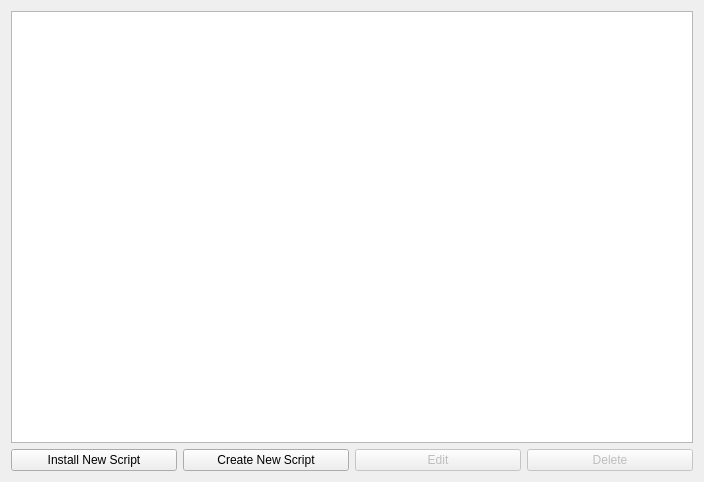
<?xml version="1.0" encoding="UTF-8"?>
<ui version="4.0">
 <class>UserScriptWidget</class>
 <widget class="QWidget" name="UserScriptWidget">
  <property name="geometry">
   <rect>
    <x>0</x>
    <y>0</y>
    <width>704</width>
    <height>482</height>
   </rect>
  </property>
  <property name="windowTitle">
   <string>Manage User Scripts</string>
  </property>
  <layout class="QVBoxLayout" name="verticalLayout">
   <item>
    <widget class="CheckableTableView" name="tableViewScripts">
     <property name="sizeAdjustPolicy">
      <enum>QAbstractScrollArea::AdjustIgnored</enum>
     </property>
     <property name="editTriggers">
      <set>QAbstractItemView::AnyKeyPressed|QAbstractItemView::DoubleClicked|QAbstractItemView::EditKeyPressed</set>
     </property>
     <property name="alternatingRowColors">
      <bool>true</bool>
     </property>
     <property name="selectionMode">
      <enum>QAbstractItemView::ExtendedSelection</enum>
     </property>
     <property name="showGrid">
      <bool>false</bool>
     </property>
    </widget>
   </item>
   <item>
    <layout class="QHBoxLayout" name="horizontalLayout">
     <item>
      <widget class="QPushButton" name="pushButtonInstallScript">
       <property name="text">
        <string>Install New Script</string>
       </property>
      </widget>
     </item>
     <item>
      <widget class="QPushButton" name="pushButtonCreateScript">
       <property name="text">
        <string>Create New Script</string>
       </property>
      </widget>
     </item>
     <item>
      <widget class="QPushButton" name="pushButtonEditScript">
       <property name="enabled">
        <bool>false</bool>
       </property>
       <property name="text">
        <string>Edit</string>
       </property>
      </widget>
     </item>
     <item>
      <widget class="QPushButton" name="pushButtonDeleteScript">
       <property name="enabled">
        <bool>false</bool>
       </property>
       <property name="text">
        <string>Delete</string>
       </property>
      </widget>
     </item>
    </layout>
   </item>
  </layout>
 </widget>
 <customwidgets>
  <customwidget>
   <class>CheckableTableView</class>
   <extends>QTableView</extends>
   <header>CheckableTableView.h</header>
  </customwidget>
 </customwidgets>
 <resources/>
 <connections/>
</ui>
